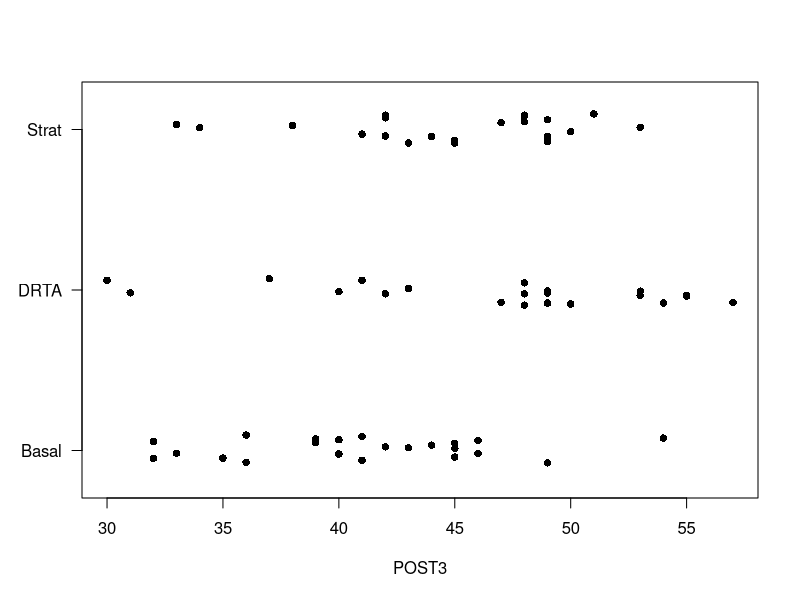
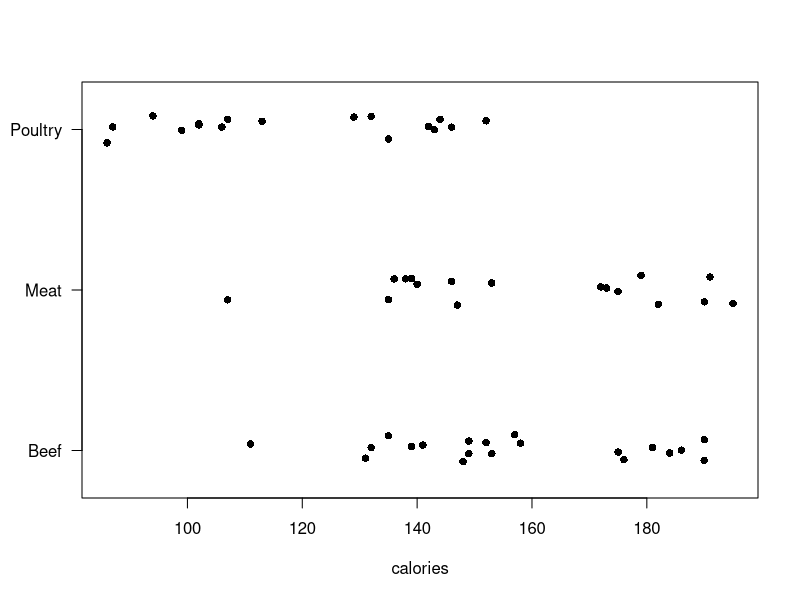
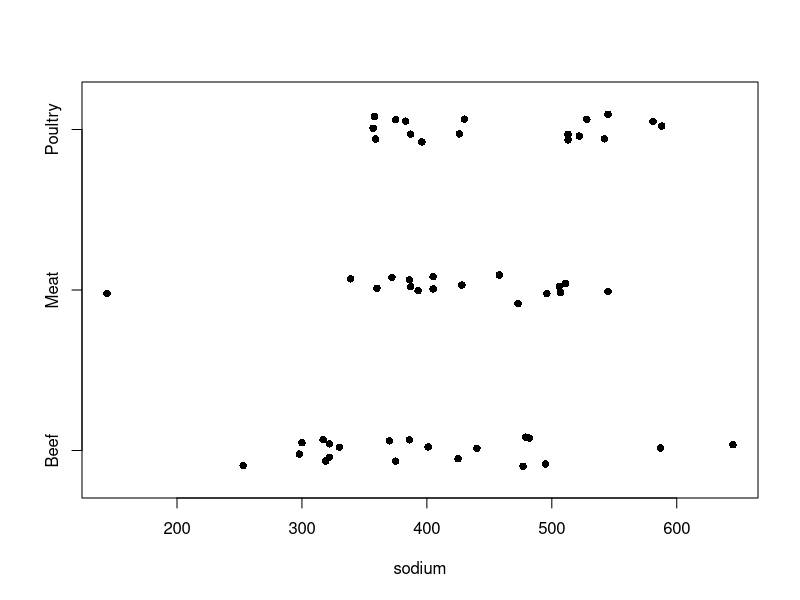
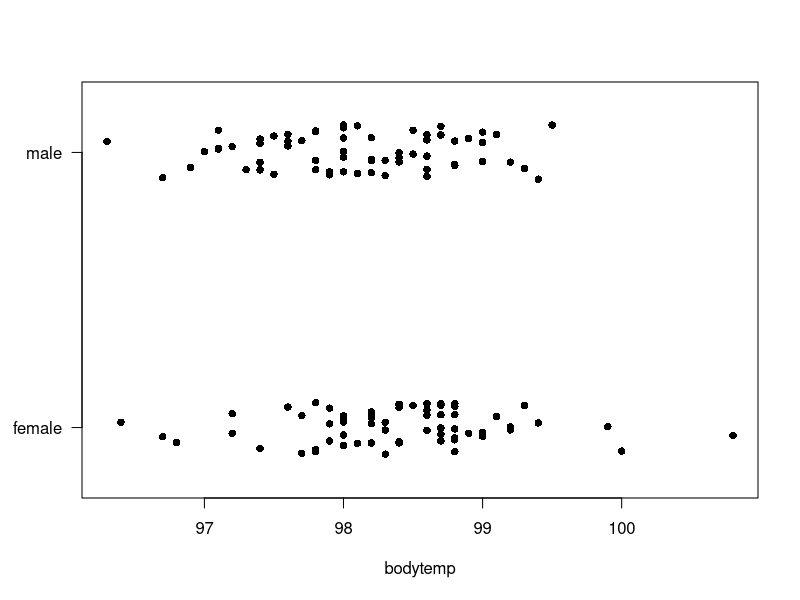
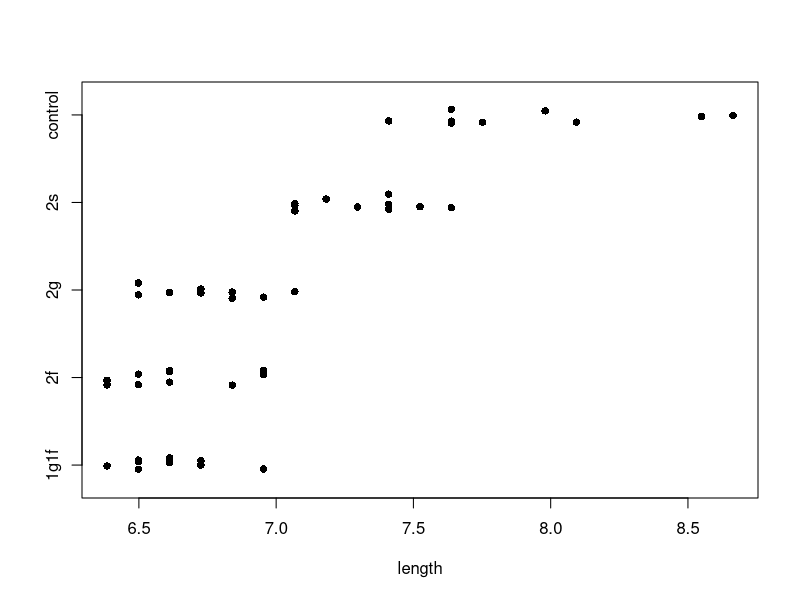
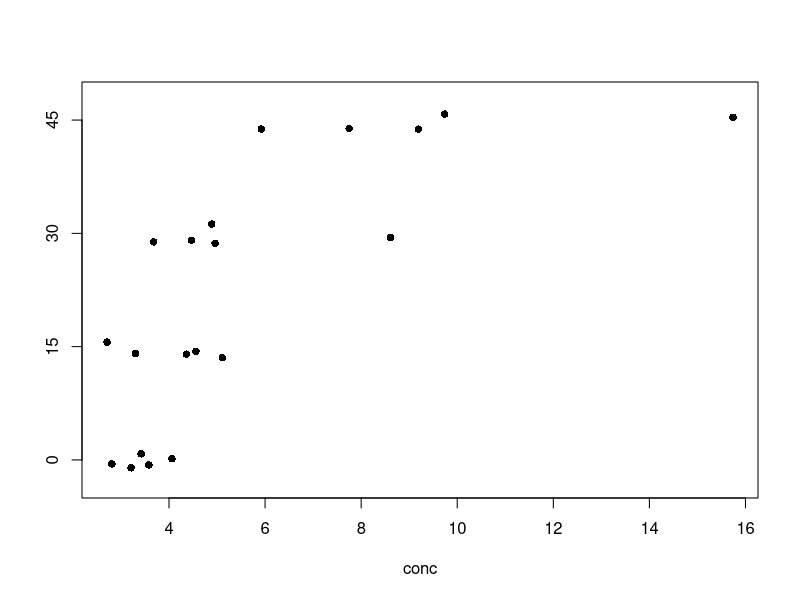
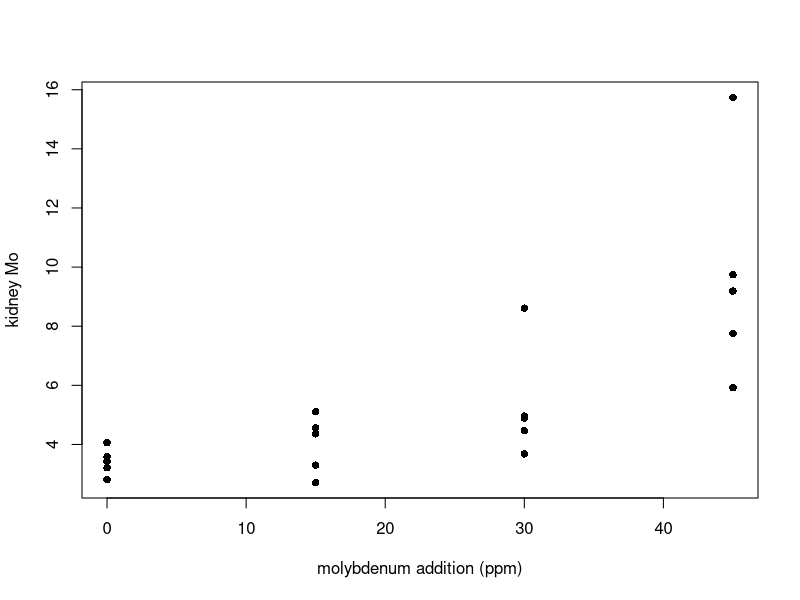
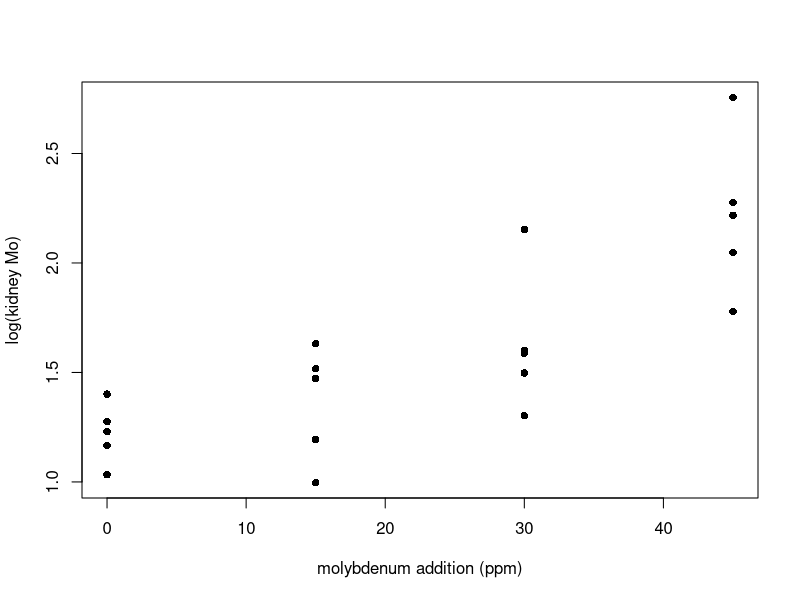

Recreate these plots in R, in order.
## ---- chunk 1
library(magrittr)  # for piping
# library(SASmarkdown)  # SASMarkdown is no longer available on CRAN, but there are archived versions there.  I can download and install locally if I want to use it, but I don't think I use this any more.
# library(kableExtra) generates an error; might need to update R version to make this work

# for help using SAS in Markdown see 
# https://www.r-bloggers.com/2019/09/create-rmarkdown-document-with-sas-code-and-output-sas-engine/
## ---- chunk 2
knitr::opts_chunk$set(fig.width = 5, fig.height = 4.5, fig.align = "center") 
## ---- chunk 3
reading <- read.table("data/reading.txt", head = T, stringsAsFactors = T)
with(reading, stripchart(POST3 ~ Group, method = "jitter", pch = 16, las = 1))
## ---- chunk 4
hotdog <- read.table("data/hotdog.txt", head = T, stringsAsFactors = TRUE)
with(hotdog, stripchart(calories ~ type, method = "jitter", pch = 16, las = 1))
## ---- chunk 5
options(knitr.kable.NA = '') 

sources <- c("Groups", "Error", "Total")

df <- c("$g-1$", "$n_T-g$", "$n_T-1$")

SS <- c("$SS_{Groups}$", "$SS_{Error}$", "$SS_{Total}$")

MS <- c("$MS_{Groups}$", "$MS_{Error}$", NA)

Fstat <- c("$MS_{Groups} / MS_{Error}$", NA, NA)

pval <- rep(NA, 3)

one_factor_anova_table <- data.frame(cbind(sources, df, SS, MS, Fstat, pval))

colnames(one_factor_anova_table) = c("source", "df", "SS", "MS", "$F$", "$p$")
                            
knitr::kable(format="html",
             one_factor_anova_table, 
             escape = FALSE) 

# eventually I want 
#knitr::kable(format="html",
#             df_accounting, 
#             escape = FALSE) %>% kable_styling()
#
# but this requires loading kableExtra, which I can't figure out how to do right now.
## ---- chunk 6
fm1 <- lm(calories ~ type, data = hotdog)
anova(fm1) 
## ---- chunk 7
options(knitr.kable.NA = '') 
anova(fm1) %>% knitr::kable(format = "html")
## ---- chunk 8
with(hotdog, stripchart(sodium ~ type, method = "jitter", pch = 16))
fm2 <- lm(sodium ~ type, data = hotdog)
anova(fm2)
## ---- chunk 9
summary(fm1)
## ---- chunk 10
bodytemp <- read.table("data/bodytemp.txt", head = T, stringsAsFactors = T)
with(bodytemp, stripchart(bodytemp ~ gender, method = 'jitter', pch = 16, las = 1))
## ---- chunk 11
t.test(bodytemp ~ gender, data = bodytemp, var.equal = TRUE)
## ---- chunk 12
anova(lm(bodytemp ~ gender, data = bodytemp))
## ---- chunk 13
pea <- read.table("data/pea.txt", head = T, stringsAsFactors = T)
with(pea, stripchart(length ~ trt, method = "jitter", pch = 16))
## ---- chunk 14
molybdenum <- read.csv("data/molybdenum.csv", head = T)
with(molybdenum, stripchart(conc ~ diet, method = "jitter", pch = 16))
## ---- chunk 15
with(molybdenum, plot(conc ~ diet, xlab = "molybdenum addition (ppm)", ylab = "kidney Mo", pch = 16))
## ---- chunk 16
with(molybdenum, plot(log(conc) ~ diet, xlab = "molybdenum addition (ppm)", ylab = "log(kidney Mo)", pch = 16))
## ---- chunk 17
beetle <- read.table("data/beetle.txt", head = T, stringsAsFactors = T)
par(mar = c(5, 7, 1, 1))
with(beetle, stripchart(head.width ~ site, method = "jitter", pch = 16, las = 1))
